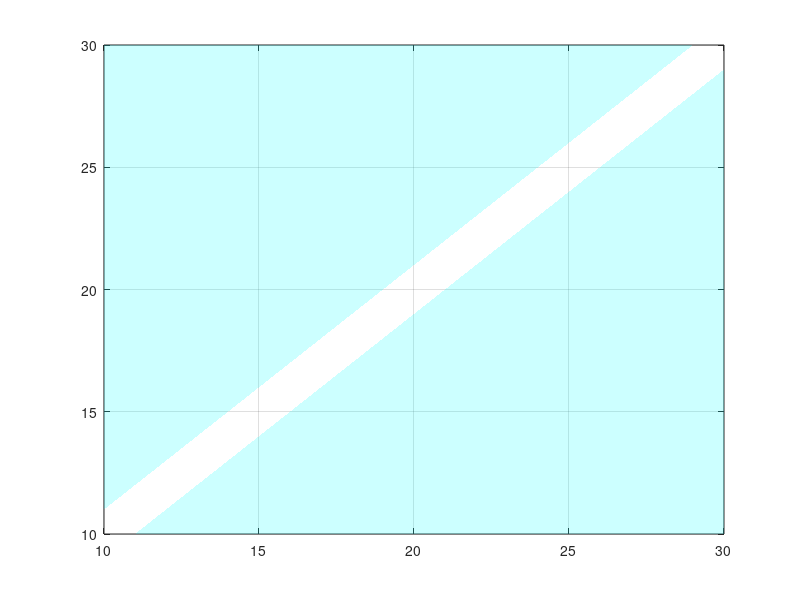

Source code (MATLAB): (Note: this script raises an error after producing the figure.)
figure('color', 'w');
set(gcf, 'Position', [400, 400, 355, 350]);
my_color = get(gca, 'colororder');
nr_color = size(my_color, 1);
hold on; grid on; box on;

fill([10 29 10],[11 30 30],'c','facealpha',0.2,'edgealpha',0);
fill([11 30 30],[10 29 10],'c','facealpha',0.2,'edgealpha',0);
for i_iter = 1: nr_iter
  plot(x12_traj(i_iter, 1), x22_traj(i_iter, 1), '*', 'color', my_color(mod(i_iter, nr_color)+1, :));
  %    plot(x1_traj(i_iter, :), x2_traj(i_iter, :), 'color', my_color(mod(i_iter, nr_color)+1, :), 'LineWidth',2,'marker', 'o','MarkerSize',2);
  plot(x12_traj(i_iter, :), x22_traj(i_iter, :), 'color', my_color(mod(i_iter, nr_color)+1, :), 'LineWidth',1.5);
end

plot([21 22 22 21 21],[21 21 22 22 21], 'LineWidth',1.5, 'color','k');

axis([X_min(1) X_max(1) X_min(1) X_max(1)]);
axis square;
set(gca,'DataAspectRatio',[1 1 1]);
set(gca, 'Fontname', 'Times New Roman', 'FontSize', 11);
xlabel('$T_2$', 'Interpreter', 'latex', 'FontSize',12);
ylabel('$\hat T_2$', 'Interpreter', 'latex', 'FontSize',12);

% legend(my_legend, 'Location', 'SE', 'Interpreter', 'latex', 'FontSize',11)
FcnRemoveWhiteSpace(gcf,gca);

% enlarged details
axes('Position', [0.3,0.70,0.2,0.2]);
hold on; grid on; box on;
for i_iter = 1: nr_iter
    plot(x12_traj(i_iter, 1), x22_traj(i_iter, 1), '*', 'color', my_color(mod(i_iter, nr_color)+1, :));
  %  plot(x1_traj(i_iter, :), x2_traj(i_iter, :), 'color', my_color(mod(i_iter, nr_color)+1, :), 'LineWidth',2,'marker', 'o','MarkerSize',2);
     plot(x12_traj(i_iter, :), x22_traj(i_iter, :), 'color', my_color(mod(i_iter, nr_color)+1, :), 'LineWidth',1);
end
fill([10 29 10],[11 30 30],'c','facealpha',0.2,'edgealpha',0);
fill([11 30 30],[10 29 10],'c','facealpha',0.2,'edgealpha',0);
plot([21 22 22 21 21],[21 21 22 22 21], 'LineWidth',1.5, 'color','k');
axis([21 22.5 20.5 22]);


% enlarged details
% axes('Position', [0.7,0.3,0.2,0.2]);
% hold on; grid on; box on;
% for i_iter = 1: nr_iter
%     plot(x12_traj(i_iter, 1), x22_traj(i_iter, 1), '*', 'color', my_color(mod(i_iter, nr_color)+1, :));
%   %  plot(x1_traj(i_iter, :), x2_traj(i_iter, :), 'color', my_color(mod(i_iter, nr_color)+1, :), 'LineWidth',2,'marker', 'o','MarkerSize',2);
%      plot(x12_traj(i_iter, :), x22_traj(i_iter, :), 'color', my_color(mod(i_iter, nr_color)+1, :), 'LineWidth',1);
% end
% fill([0 49 0],[1 50 50],'r','facealpha',0.2,'edgealpha',0);
% fill([1 50 50],[0 49 0],'r','facealpha',0.2,'edgealpha',0);
% plot([21.5 22 22 21.5 21.5],[21 21 21.5 21.5 21], 'LineWidth',1, 'color','k');
% axis([1.7 5 2.7 6]);


% enlarged details change
axes('Position', [0.7,0.3,0.2,0.2]);
hold on; grid on; box on;
for i_iter = 1: nr_iter
    plot(x12_traj(i_iter, 1), x22_traj(i_iter, 1), '*', 'color', my_color(mod(i_iter, nr_color)+1, :));
  %  plot(x1_traj(i_iter, :), x2_traj(i_iter, :), 'color', my_color(mod(i_iter, nr_color)+1, :), 'LineWidth',2,'marker', 'o','MarkerSize',2);
     plot(x12_traj(i_iter, :), x22_traj(i_iter, :), 'color', my_color(mod(i_iter, nr_color)+1, :), 'LineWidth',1);
end
fill([10 29 10],[11 30 30],'c','facealpha',0.2,'edgealpha',0);
fill([11 30 30],[10 29 10],'c','facealpha',0.2,'edgealpha',0);
plot([21 22 22 21 21],[21 21 22 22 21], 'LineWidth',1.5, 'color','k');
axis([10 14 10 12]);

%printpdf(gcf, 'ex2_200819');


    